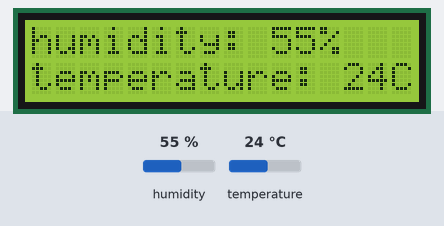
The sketch below on a simulated Arduino Uno, built with avr-gcc and run on an emulated ATmega328P. Parts: 16×2 character LCD. The inputs (shaded band) are chosen by the test bench; at power-on: humidity 55 %, temperature 24 °C.

Above: at 1.2 s.
1.3 s: humidity set to 22 %
At 2.8 s:
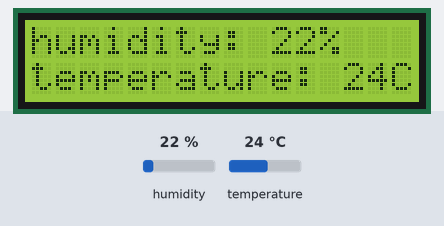
4.1 s: temperature set to 12 °C
At 4.9 s:
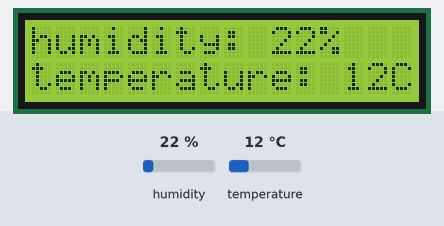
6.9 s: humidity set to 40 %
At 9.0 s:
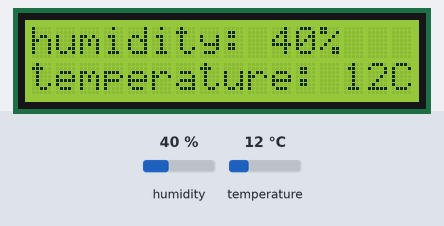
9.9 s: temperature set to 19 °C
At 11.1 s:
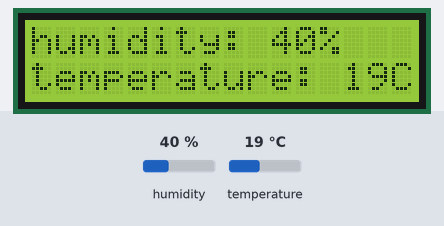
Timing chart, 0 to 12.9 s (numbered marks = the images above; inputs shaded):
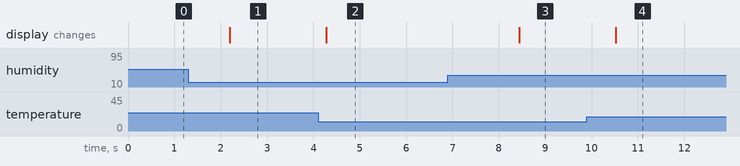

The sketch:

LCD_TEMP_1.ino
```cpp
#include <Wire.h>
#include <LiquidCrystal_I2C.h>
LiquidCrystal_I2C lcd(0x27,16,2); // 접근주소: 0x3F or 0x27
#include <DHT.h>
#define DHTPIN A1
#define DHTTYPE DHT11
DHT dht(DHTPIN, DHTTYPE);

void setup()
{
  lcd.init();
  lcd.backlight();

}

void loop()
{
  int h = dht.readHumidity();
  int t = dht.readTemperature();
  lcd.setCursor(0,0);
  lcd.print("humidity: ");lcd.print(h);lcd.print("%");
  lcd.setCursor(0,1);
  lcd.print("temperature: ");lcd.print(t);lcd.print("C");
  delay(1000);
}
```

Measured:
- after the input at 1.3 s, the display: changes after 0.90 s (image 1)
- after the input at 4.1 s, the display: changes after 0.18 s (image 2)
- after the input at 6.9 s, the display: changes after 1.5 s (image 3)
- after the input at 9.9 s, the display: changes after 0.62 s (image 4)
